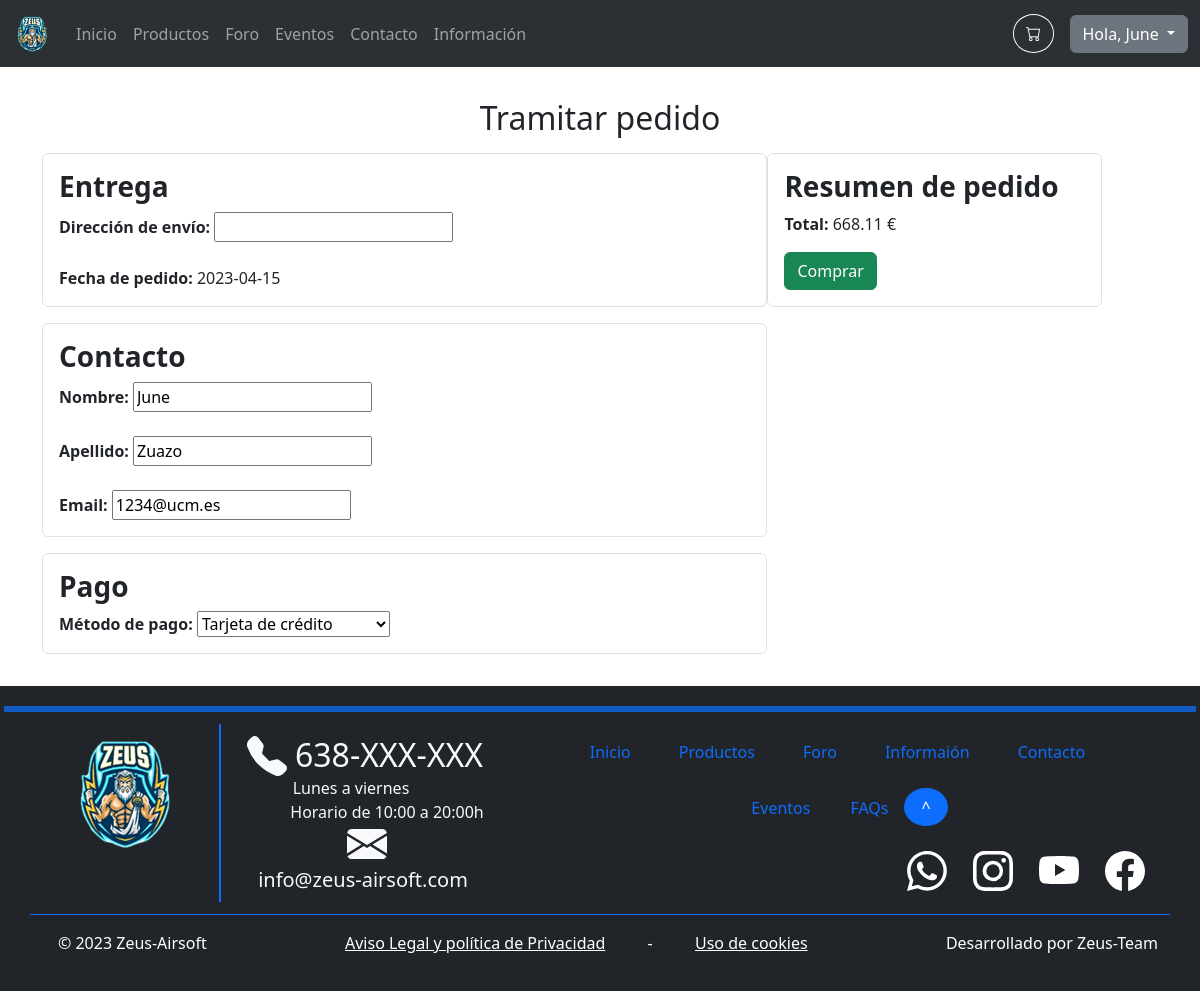
The page /purchase.php (signed in) on the database its author committed.
### tables this page shows
CREATE TABLE `users` (
  `id` int(11) NOT NULL,
  `name` varchar(32) NOT NULL,
  `surname` varchar(64) NOT NULL,
  `email` varchar(320) NOT NULL,
  `passwordHash` char(60) NOT NULL
);

CREATE TABLE `products` (
  `id` int(11) NOT NULL,
  `name` varchar(256) NOT NULL,
  `description` text NOT NULL,
  `imgName` varchar(256) NOT NULL,
  `price` decimal(10,2) NOT NULL,
  `offer` int(11) NOT NULL DEFAULT 0
);

### includes/config.php (called while the page is built, shortened)
<?php
spl_autoload_register(function ($class) {
	$namespaceLength = strlen(NAMESPACE_PREFIX);
	$relativeClass = substr($class, $namespaceLength);
	$file = INCLUDES_ROOT . '/' . str_replace('\\', '/', $relativeClass) . '.php';
});

### includes/Application.php (called while the page is built, shortened)
<?php
require_once 'includes/config.php';
class Application
{
    private static $s_Instance;
    private $m_DatabaseProxy;
    private function __construct()
    {
        $this->m_DatabaseProxy = new DatabaseProxy();
    }
    public static function getInstance() : Application
    {
        if (!isset(self::$s_Instance))
            self::$s_Instance = new Application();
        return self::$s_Instance;
    }
    public function getDatabaseProxy() : DatabaseProxy
    {
        return $this->m_DatabaseProxy;
    }
}

### includes/database/databaseProxy.php (called while the page is built, shortened)
<?php
require_once 'includes/config.php';
class DatabaseProxy
{
    private $m_Connection;
    public function __construct($databaseOptions = array())
    {
        $databaseOptions = array_merge(self::DEFAULT_OPTIONS, $databaseOptions);
        $host = $databaseOptions[self::HOST_KEY];
        $name = $databaseOptions[self::DATABASE_NAME_KEY];
        $username = $databaseOptions[self::USERNAME_KEY];
        $password = $databaseOptions[self::PASSWORD_KEY];
        $PDOOptions = $databaseOptions[self::PDO_OPTIONS_KEY];
        try {
            $this->m_Connection = new PDO("mysql:host=$host;dbname=$name", $username, $password, $PDOOptions);
        } catch (PDOException $e) {
            die('PDO connection error: ' . $e->getMessage());
        }
    }
    public function prepare($query)
    {
        return $this->m_Connection->prepare($query);
    }
}

### includes/DTO/userDTO.php (called while the page is built, shortened)
<?php
require_once 'includes/config.php';
class UserDTO extends DTO
{
    private $m_ID;
    private $m_Name;
    public function getID()
    {
        return $this->m_ID;
    }
    public function getName()
    {
        return $this->m_Name;
    }
}

### includes/DAO/DAO.php (called while the page is built, shortened)
<?php
require_once 'includes/config.php';
abstract class DAO
{
    protected $m_TableName;
    protected $m_DatabaseProxy;
    public function __construct($tableName)
    {
        $this->m_TableName = $tableName;
        $this->m_DatabaseProxy = Application::getInstance()->getDatabaseProxy();
    }
    public function read($id = null, $filters = array()): array
    {
        $filterConstraint = " WHERE ";
        $filterKeys = array_keys($filters);
        $numFilters = count($filters);
        for ($i = 0; $i < $numFilters; ++$i) {
            $filterConstraint .= "{$filterKeys[$i]} = :{$filterKeys[$i]}";
            if ($i < $numFilters - 1)
                $filterConstraint .= ' AND ';
        }
        $query = "SELECT * FROM {$this->m_TableName}" . ($numFilters > 0 ? $filterConstraint : '');
        $statement = $this->m_DatabaseProxy->prepare($query);
        $statement->execute();
        $results = array();
        foreach ($statement as $result)
            array_push($results, $this->createDTOFromArray($result));
        return $results;
    }
}

### includes/DAO/UserDAO.php (called while the page is built, shortened)
<?php
require_once 'includes/config.php';
class UserDAO extends DAO
{
    public function getContact($userID): array
    {
        $query = 'SELECT name AS userName, surname AS sur, email AS em
        FROM users
        WHERE id = :userID';
        $statement = $this->m_DatabaseProxy->prepare($query);
        $statement->bindParam(':userID', $userID);
        $statement->execute();
        return $statement->fetchAll();
    }
}

### includes/DAO/productDAO.php (called while the page is built, shortened)
<?php
require_once 'includes/config.php';
class ProductDAO extends DAO
{
    protected function createDTOFromArray($array): DTO
    {
        $id = $array[self::ID_KEY];
        $name = $array[self::NAME_KEY];
        $description = $array[self::DESCRIPTION_KEY];
        $imgName = $array[self::IMG_NAME_KEY];
        $price = $array[self::PRICE_KEY];
        $offer = $array[self::OFFER_KEY];
        return new ProductDTO($id, $name, $description, $imgName, $price, $offer);
    }
}

### includes/DTO/productDTO.php (called while the page is built, shortened)
<?php
require_once 'includes/config.php';
class ProductDTO extends DTO
{
    private $m_Price;
    public function __construct($id, $name, $description, $imgName, $price, $offer)
    {
        $this->m_Price = $price;
    }
    public function getPrice()
    {
        return $this->m_Price;
    }
}

### purchase.php (the view, shortened to what this page needs)
<?php
require_once 'includes/config.php';
$productID = $_GET["productID"];
$productDAO = new ProductDAO;
$productDTOResults = $productDAO->read($productID);
$product = $productDTOResults[0];
?>
<div class="flex-fill p-3">
    <?php if (!isset($_SESSION['user'])) : ?>
        <div class="alert alert-warning">
            Debes identificarte para acceder a esta página.
        </div>
    <?php else : ?>
        <?php $userID = $_SESSION['user']->getID();
        $userDAO = new UserDAO;
        $users = $userDAO->getContact($userID); ?>
        <div class="container">
<form method="post">
<h2 class="m-3 d-flex justify-content-center">Tramitar pedido</h2>
  <div style="display: flex;">
    <div style="width: 65%;">
      <div class="border rounded p-3 mb-3">
        <h3><strong>Entrega</strong></h3>
        <label for="direccion"><strong>Dirección de envío: </strong> </label>
        <input type="text" id="direccion" name="direccion" value="<?php  ?>">
        <br>
        <br>
        <label for="fecha"><strong>Fecha de pedido:</strong>&nbsp;</label><?php echo date('Y-m-d'); ?>
      </div>
      <div class="border rounded p-3 mb-3">
      <?php foreach ($users as $user): ?>
        <h3><strong>Contacto</strong></h3>
        <label for="nombre"><strong>Nombre: </strong> </label>
        <input type="text" id="nombre" name="nombre" value="<?php echo $user['userName']; ?>">
        <br>
        <br>
        <label for="apellido"><strong>Apellido: </strong> </label>
        <input type="text" id="apellido" name="apellido" value="<?php echo $user['sur']; ?>">
        <br>
        <br>
        <label for="email"><strong>Email: </strong> </label>
        <input type="text" id="email" name="email" value="<?php echo $user['em']; ?>">
      <?php endforeach; ?>
      </div>
      <div class="border rounded p-3 mb-3">
        <h3><strong>Pago</strong></h3>
        <label for="metodo_pago"><strong>Método de pago: </strong> </label>
        <select name="metodo_pago" id="metodo_pago">
          <option value="Tarjeta Credito">Tarjeta de crédito</option>
        </select>
        <br>
        </div>
    </div>
<br>
    <div style="width: 30%;">
      <div class="border rounded p-3 mb-3">
        <h3><strong>Resumen de pedido</strong></h3>
        <p><strong>Total:</strong> <?= number_format($product->getPrice(), 2) ?> €</p>
         <button type="submit" name="buy" class="btn btn-success">Comprar</button>
      </div>
    </div>
  </div>
</form>
</div>
    <?php endif; ?>
</div>
<?php
require_once INCLUDES_ROOT . '/templates/default_template.php';
?>

### includes/common/navbar.php (shortened to what this page needs)
<?php
require_once 'includes/config.php';
$current_page = basename($_SERVER['PHP_SELF']);
$logoPath = 'images/logo.png';
$menu = array(
    "index.php" => 'Inicio',
    "products.php" => 'Productos',
    "forum.php" => 'Foro',
    "events.php" => 'Eventos',
    "contact.php" => 'Contacto',
    "information.php" => 'Información'
);
?>
<nav class="navbar navbar-dark bg-dark navbar-expand-lg bg-body-tertiary" data-bs-theme="dark">
    <div class="container-fluid">
        <a class="navbar-brand" href="index.php">
            <img src="<?= $logoPath ?>" alt="Logo" width="40" height="40" class="d-inline-block align-text-top">
        </a>
        <div class="collapse navbar-collapse" id="navbarText">
            <ul class="navbar-nav me-auto mb-2 mb-lg-0 justify-content-center">
                <?php foreach ($menu as $key => $value) : ?>
                    <li class="nav-item">
                        <a class="nav-link<?= $key == $current_page ? ' active' : '' ?>" href="<?= $key ?>"><?= $value ?></a>
                    </li>
                <?php endforeach ?>
            </ul>
            <form action="shopping-cart.php">
                <button type="submit" class="rounded-circle btn btn-outline-light me-3 pt-1">
                </button>
            </form>
            <?php if (isset($_SESSION["user"])) : ?>
                <div class="dropdown">
                    <button class="btn btn-secondary dropdown-toggle" type="button" data-bs-toggle="dropdown" aria-expanded="false">
                        Hola, <?= $_SESSION["user"]->getName() ?>
                    </button>
                </div>
            <?php endif ?>
        </div>
    </div>
</nav>

### rows shown on the page
users: name "June", nombre "June", apellido "Zuazo", email "1234@ucm.es"
products: price "668.11"

### other values the page prints
$value "Inicio"
$value "Productos"
$value "Foro"
$value "Eventos"
$value "Contacto"
$value "Información"
